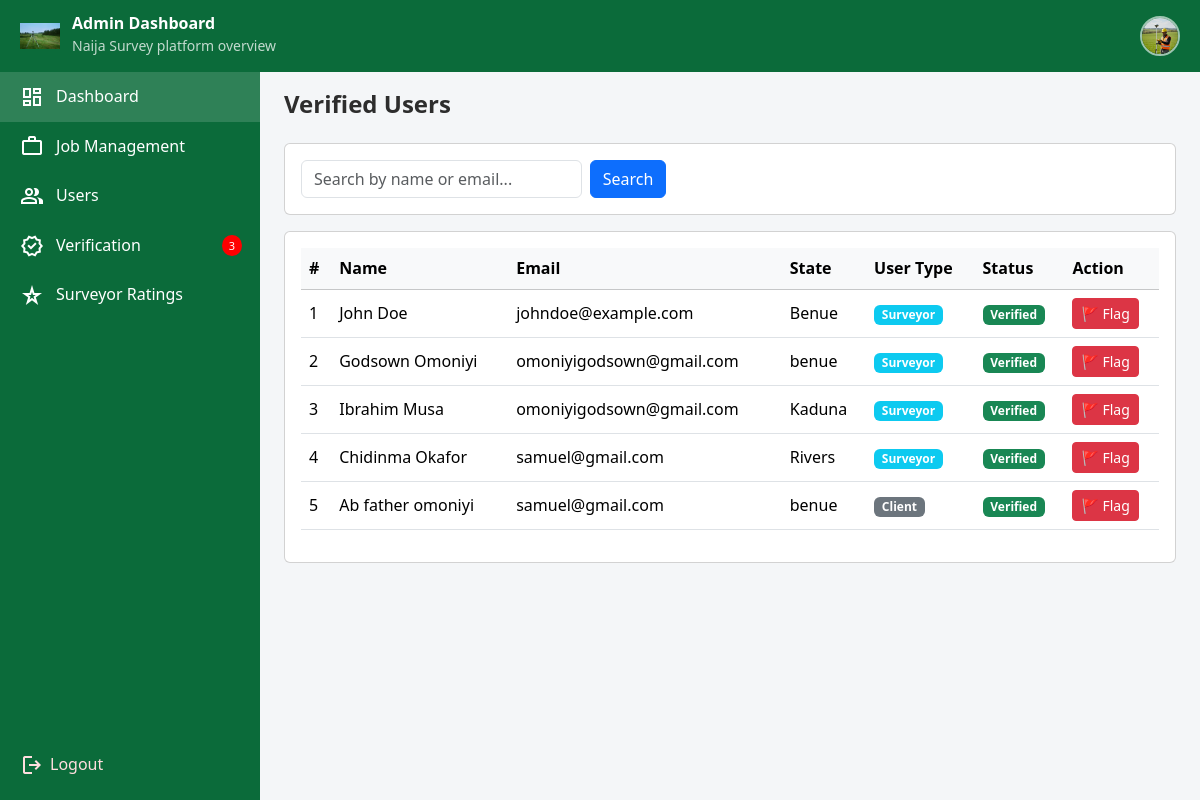
The app's page /Admin/users.php (signed in) with its own data.
### tables this page shows
CREATE TABLE IF NOT EXISTS `surveyors_profile` (
  `id` int NOT NULL AUTO_INCREMENT,
  `account_id` int NOT NULL,
  `first_name` varchar(100) NOT NULL,
  `surname` varchar(100) NOT NULL,
  `other_names` varchar(100) DEFAULT NULL,
  `phone_number` varchar(20) NOT NULL,
  `whatsapp_number` varchar(20) NOT NULL,
  `years_of_experience` int NOT NULL,
  `bio` text NOT NULL,
  `state` varchar(100) NOT NULL,
  `lga` varchar(100) NOT NULL,
  `address` text NOT NULL,
  `profile_image` varchar(255) NOT NULL,
  `id_type` varchar(50) NOT NULL,
  `id_document` varchar(255) NOT NULL,
  `surcon_number` varchar(50) NOT NULL,
  `specialization` enum('Land & Boundary Survey','Engineering Survey','Topographic Survey','Cadastral Survey','Hydrographic Survey','GIS Survey') NOT NULL,
  `verification_status` enum('pending','verified','rejected') NOT NULL DEFAULT 'pending',
  `verified_at` datetime NOT NULL DEFAULT CURRENT_TIMESTAMP,
  `created_at` datetime NOT NULL DEFAULT CURRENT_TIMESTAMP,
  `updated_at` datetime NOT NULL DEFAULT CURRENT_TIMESTAMP ON UPDATE CURRENT_TIMESTAMP,
  `rating` decimal(2,1) NOT NULL DEFAULT '0.0',
  `reviews_count` int NOT NULL DEFAULT '0',
  PRIMARY KEY (`id`),
  KEY `fk_surveyor_user` (`account_id`)
);

CREATE TABLE IF NOT EXISTS `accounts` (
  `id` int NOT NULL AUTO_INCREMENT,
  `email` varchar(150) NOT NULL,
  `password` varchar(255) NOT NULL,
  `user_type` enum('client','surveyor') NOT NULL,
  `status` enum('active','inactive') NOT NULL DEFAULT 'active',
  `created_at` datetime NOT NULL DEFAULT CURRENT_TIMESTAMP,
  PRIMARY KEY (`id`)
);

CREATE TABLE IF NOT EXISTS `clients_profile` (
  `id` int NOT NULL AUTO_INCREMENT,
  `account_id` int NOT NULL,
  `first_name` varchar(100) NOT NULL,
  `surname` varchar(100) NOT NULL,
  `other_names` varchar(100) DEFAULT NULL,
  `phone_number` varchar(20) NOT NULL,
  `whatsapp_number` varchar(20) NOT NULL,
  `bio` text NOT NULL,
  `state` varchar(100) NOT NULL,
  `lga` varchar(100) NOT NULL,
  `address` text NOT NULL,
  `profile_image` varchar(255) NOT NULL,
  `id_type` varchar(50) NOT NULL,
  `id_document` varchar(255) NOT NULL,
  `verification_status` enum('pending','verified','rejected') NOT NULL DEFAULT 'pending',
  `verified_at` datetime NOT NULL DEFAULT CURRENT_TIMESTAMP,
  `created_at` datetime NOT NULL DEFAULT CURRENT_TIMESTAMP,
  `updated_at` datetime NOT NULL DEFAULT CURRENT_TIMESTAMP ON UPDATE CURRENT_TIMESTAMP,
  PRIMARY KEY (`id`),
  KEY `fk_client_user` (`account_id`)
);

### Admin/users.php (the view, shortened to what this page needs)
<?php
require_once "../config/db-connect.php";
$search = trim($_GET['search'] ?? "");
$surveyorsSql = "
    SELECT
        s.id AS user_id,
        s.first_name,
        s.surname,
        a.email,
        s.state,
        s.verification_status,
        'surveyor' AS user_type
    FROM surveyors_profile s
    JOIN accounts a ON s.account_id = a.id
    WHERE s.verification_status = 'verified'
";
$params = [];
if ($search !== "") {
    $surveyorsSql .= " AND (s.first_name LIKE ? OR s.surname LIKE ? OR a.email LIKE ?)";
    $clientsSql   .= " AND (c.first_name LIKE ? OR c.surname LIKE ? OR a.email LIKE ?)";
    $params = ["%$search%", "%$search%", "%$search%"];
} else {
    $params = [];
}
$clientsSql = "
    SELECT
        c.id AS user_id,
        c.first_name,
        c.surname,
        a.email,
        c.state,
        c.verification_status,
        'client' AS user_type
    FROM clients_profile c
    JOIN accounts a ON c.account_id = a.id
    WHERE c.verification_status = 'verified'
";
$stmt1 = $pdo->prepare($surveyorsSql);
$stmt1->execute($params);
$surveyors = $stmt1->fetchAll(PDO::FETCH_ASSOC);
$stmt2 = $pdo->prepare($clientsSql);
$stmt2->execute($params);
$clients = $stmt2->fetchAll(PDO::FETCH_ASSOC);
$users = array_merge($surveyors, $clients);
?>
<!DOCTYPE html>
<html lang="en">
<head>
<link href="https://cdn.jsdelivr.net/npm/bootstrap@5.3.3/dist/css/bootstrap.min.css" rel="stylesheet">
<link rel="stylesheet" href="../assets/css/style.css">
</head>
<body>
<?php include "../components/nav.php"; ?>
<?php include "../components/admin-sidebar.php"; ?>
<div class="container-fluid px-4 main">
  <h4 class="fw-bold mb-4">Verified Users</h4>
  <div class="card mb-3">
    <div class="card-body">
      <form method="get" class="row g-2 align-items-center">
        <div class="col-md-4">
          <input
            type="text"
            name="search"
            class="form-control"
            placeholder="Search by name or email..."
            value="<?php echo htmlspecialchars($search); ?>"
          >
        </div>
        <div class="col-md-auto">
          <button class="btn btn-primary">Search</button>
        </div>
      </form>
    </div>
  </div>
  <div class="card">
    <div class="card-body table-responsive">
      <table class="table table-hover align-middle">
        <thead class="table-light">
          <tr>
            <th>#</th>
            <th>Name</th>
            <th>Email</th>
            <th>State</th>
            <th>User Type</th>
            <th>Status</th>
            <th>Action</th>
          </tr>
        </thead>
        <tbody>
          <?php if (empty($users)): ?>
            <tr>
              <td colspan="7" class="text-center text-muted">
                No verified users found
              </td>
            </tr>
          <?php else: ?>
            <?php foreach ($users as $i => $u): ?>
              <tr>
                <td><?php echo $i + 1; ?></td>
                <td><?php echo htmlspecialchars($u['first_name'].' '.$u['surname']); ?></td>
                <td><?php echo htmlspecialchars($u['email']); ?></td>
                <td><?php echo htmlspecialchars($u['state']); ?></td>
                <td>
                  <span class="badge bg-<?php echo $u['user_type'] === 'surveyor' ? 'info' : 'secondary'; ?>">
                    <?php echo ucfirst($u['user_type']); ?>
                  </span>
                </td>
                <td>
                  <span class="badge bg-success">Verified</span>
                </td>
                <td>
                  <form
                    method="post"
                    action="processes/flag-user.php"
                    onsubmit="return confirm('Flag this user? Verification will be revoked.');"
                  >
                    <button class="btn btn-sm btn-danger">
                      🚩 Flag
                    </button>
                  </form>
                </td>
              </tr>
            <?php endforeach; ?>
          <?php endif; ?>
        </tbody>
      </table>
    </div>
  </div>
</div>
</body>
</html>

### records on screen
surveyors_profile: first_name+surname "John Doe", account.email "johndoe@example.com", state "Benue", user_type "Surveyor"
surveyors_profile: first_name+surname "Godsown Omoniyi", account.email "omoniyigodsown@gmail.com", state "benue", user_type "Surveyor"
surveyors_profile: first_name+surname "Ibrahim Musa", account.email "omoniyigodsown@gmail.com", state "Kaduna", user_type "Surveyor"
surveyors_profile: first_name+surname "Chidinma Okafor", account.email "samuel@gmail.com", state "Rivers", user_type "Surveyor"
clients_profile: first_name+surname "Ab father omoniyi", account.email "samuel@gmail.com", state "benue", user_type "Client"

### other values on screen
$totalPendingVerifications "3"
